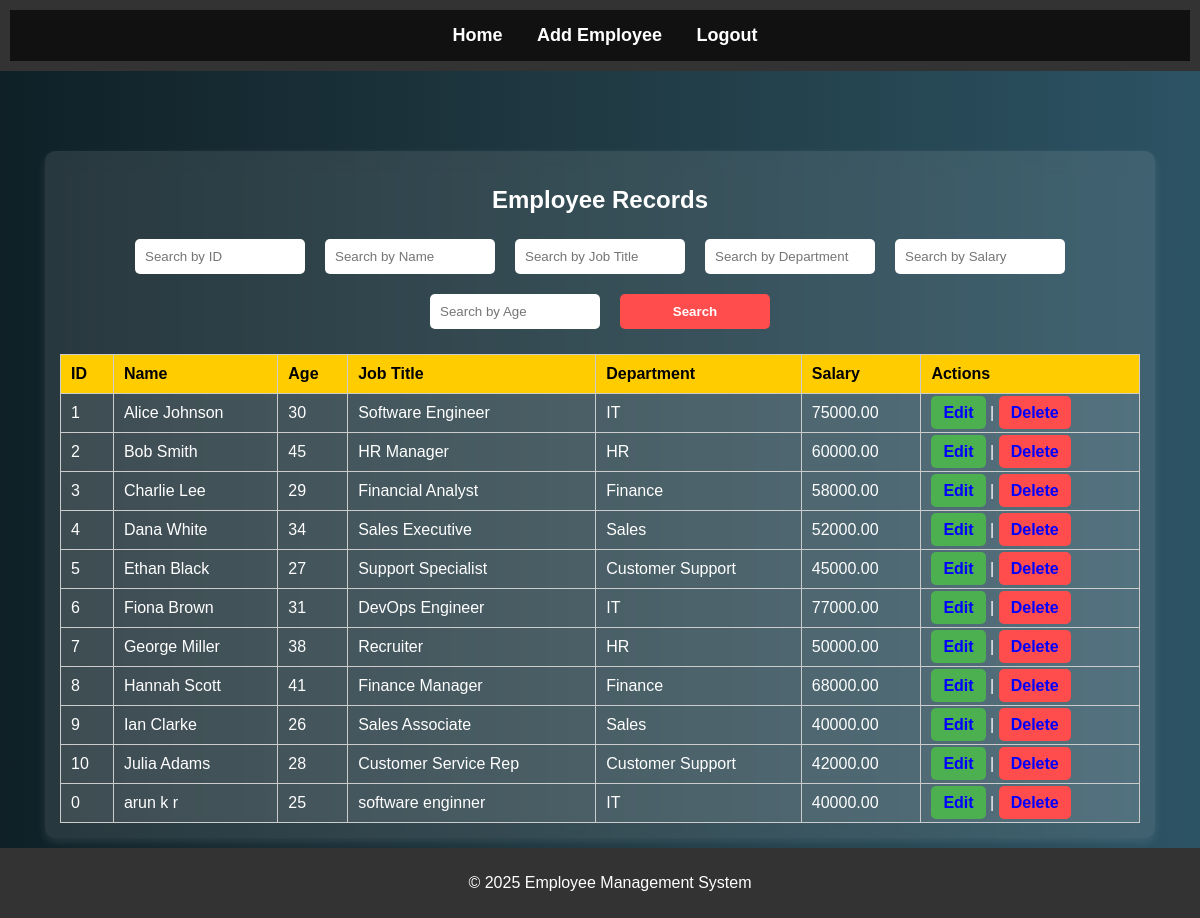
Page /index.php (signed in) on the committed database.
### tables this page shows
CREATE TABLE `employees` (
  `id` int(11) NOT NULL,
  `name` varchar(100) NOT NULL,
  `age` int(11) DEFAULT NULL,
  `job_title` varchar(100) NOT NULL,
  `department_id` int(11) DEFAULT NULL,
  `salary` decimal(10,2) DEFAULT NULL
);

CREATE TABLE `departments` (
  `id` int(11) NOT NULL,
  `name` varchar(100) NOT NULL
);

### index.php (the view, shortened to what this page needs)
<?php
include 'db.php';
$search_name = $_GET['search_name'] ?? '';
$search_job = $_GET['search_job'] ?? '';
$search_department = $_GET['search_department'] ?? '';
$search_salary = $_GET['search_salary'] ?? '';
$search_age = $_GET['search_age'] ?? '';
$search_id = $_GET['search_id'] ?? '';
$query = "SELECT employees.*, departments.name AS department
          FROM employees
          LEFT JOIN departments ON employees.department_id = departments.id
          WHERE 1=1";
$result = $conn->query($query);
?>
<!DOCTYPE html>
<html>
<head>
    <link rel="stylesheet" type="text/css" href="styles.css">
</head>
<body>
<header>
    <nav>
        <ul>
            <li><a href="index.php">Home</a></li>
            <li><a href="add_employee.php">Add Employee</a></li>
            <li><a href="logout.php">Logout</a></li>
        </ul>
    </nav>
</header>
<div class="container">
    <h2>Employee Records</h2>
    <form method="GET" class="search-bar">
        <input type="text" name="search_id" placeholder="Search by ID" value="<?= htmlspecialchars($search_id) ?>">
        <input type="text" name="search_name" placeholder="Search by Name" value="<?= htmlspecialchars($search_name) ?>">
        <input type="text" name="search_job" placeholder="Search by Job Title" value="<?= htmlspecialchars($search_job) ?>">
        <input type="text" name="search_department" placeholder="Search by Department" value="<?= htmlspecialchars($search_department) ?>">
        <input type="text" name="search_salary" placeholder="Search by Salary" value="<?= htmlspecialchars($search_salary) ?>">
        <input type="text" name="search_age" placeholder="Search by Age" value="<?= htmlspecialchars($search_age) ?>">
        <input type="submit" value="Search">
    </form>
    <table>
        <tr>
            <th>ID</th>
            <th>Name</th>
            <th>Age</th>
            <th>Job Title</th>
            <th>Department</th>
            <th>Salary</th>
            <th>Actions</th>
        </tr>
        <?php while ($row = $result->fetch_assoc()): ?>
        <tr>
            <td><?= htmlspecialchars($row['id']) ?></td>
            <td><?= htmlspecialchars($row['name']) ?></td>
            <td><?= htmlspecialchars($row['age']) ?></td>
            <td><?= htmlspecialchars($row['job_title']) ?></td>
            <td><?= htmlspecialchars($row['department']) ?></td>
            <td><?= htmlspecialchars($row['salary']) ?></td>
            <td>
                <a class="edit-btn" href="edit_employee.php?id=<?= $row['id'] ?>">Edit</a> |
                <a class="delete-btn" href="delete_employee.php?id=<?= $row['id'] ?>" onclick="return confirm('Are you sure you want to delete this record?');">Delete</a>
            </td>
        </tr>
        <?php endwhile; ?>
    </table>
</div>
<footer>
    <p>&copy; 2025 Employee Management System</p>
</footer>
</body>
</html>

### styles.css (style rules this page uses)
body { font-family: 'Poppins', sans-serif; margin: 0; padding: 0; background: linear-gradient(to right, #0f2027, #203a43, #2c5364); color: white; overflow-x: hidden; }
nav { background: #111; padding: 15px; text-align: center; }
nav ul { list-style: none; padding: 0; margin: 0; }
nav ul li { display: inline; margin: 0 20px; }
nav ul li a { color: white; text-decoration: none; font-size: 18px; font-weight: bold; transition: 0.3s; }
.container { width: 90%; margin: 80px auto; background: rgba(255, 255, 255, 0.1); padding: 20px; box-shadow: 0px 4px 10px rgba(255, 255, 255, 0.1); border-radius: 10px; backdrop-filter: blur(10px); text-align: center; }
form.search-bar { display: flex; flex-wrap: wrap; justify-content: center; gap: 10px; margin-bottom: 20px; }
form.search-bar input[type="text"], form.search-bar input[type="submit"] { padding: 10px; width: 150px; border-radius: 5px; border: none; outline: none; }
form.search-bar input[type="submit"] { background: #ff4d4d; color: white; font-weight: bold; cursor: pointer; transition: 0.3s; }
table { width: 100%; border-collapse: collapse; margin-top: 20px; color: white; }
table, th, td { border: 1px solid rgba(255, 255, 255, 0.3); }
th, td { padding: 15px; text-align: center; }
th { background: #ffcc00; color: black; font-weight: bold; }
td { background: rgba(255, 255, 255, 0.1); }
.edit-btn, .delete-btn { padding: 8px 12px; border-radius: 5px; text-decoration: none; color: white; font-weight: bold; transition: 0.3s; }
.edit-btn { background: #4CAF50; }
.delete-btn { background: #ff4d4d; }
footer { text-align: center; padding: 10px; background: rgba(0, 0, 0, 0.8); color: white; position: fixed; width: 100%; bottom: 0; }

### index.php (style rules this page uses)
body { font-family: Arial, sans-serif; margin: 0; padding: 0; }
header, footer { background-color: #333; color: white; padding: 10px; text-align: center; }
nav ul { list-style: none; padding: 0; }
nav ul li { display: inline; margin-right: 10px; }
nav ul li a { color: white; text-decoration: none; }
.container { padding: 15px; }
.search-bar input { margin: 5px; padding: 5px; }
table { width: 100%; border-collapse: collapse; margin-top: 20px; }
table, th, td { border: 1px solid #ccc; }
th, td { padding: 10px; text-align: left; }
.edit-btn, .delete-btn { text-decoration: none; color: blue; }
.delete-btn { color: red;text-decoration: none; color: blue; }

### rows in the picture
employees: id "1", name "Alice Johnson", age "30", job_title "Software Engineer", department.name "IT", salary "75000.00"
employees: id "2", name "Bob Smith", age "45", job_title "HR Manager", department.name "HR", salary "60000.00"
employees: id "3", name "Charlie Lee", age "29", job_title "Financial Analyst", department.name "Finance", salary "58000.00"
employees: id "4", name "Dana White", age "34", job_title "Sales Executive", department.name "Sales", salary "52000.00"
employees: id "5", name "Ethan Black", age "27", job_title "Support Specialist", department.name "Customer Support", salary "45000.00"
employees: id "6", name "Fiona Brown", age "31", job_title "DevOps Engineer", department.name "IT", salary "77000.00"
employees: id "7", name "George Miller", age "38", job_title "Recruiter", department.name "HR", salary "50000.00"
employees: id "8", name "Hannah Scott", age "41", job_title "Finance Manager", department.name "Finance", salary "68000.00"
employees: id "9", name "Ian Clarke", age "26", job_title "Sales Associate", department.name "Sales", salary "40000.00"
employees: id "10", name "Julia Adams", age "28", job_title "Customer Service Rep", department.name "Customer Support", salary "42000.00"
employees: id "0", name "arun k r", age "25", job_title "software enginner", department.name "IT", salary "40000.00"
